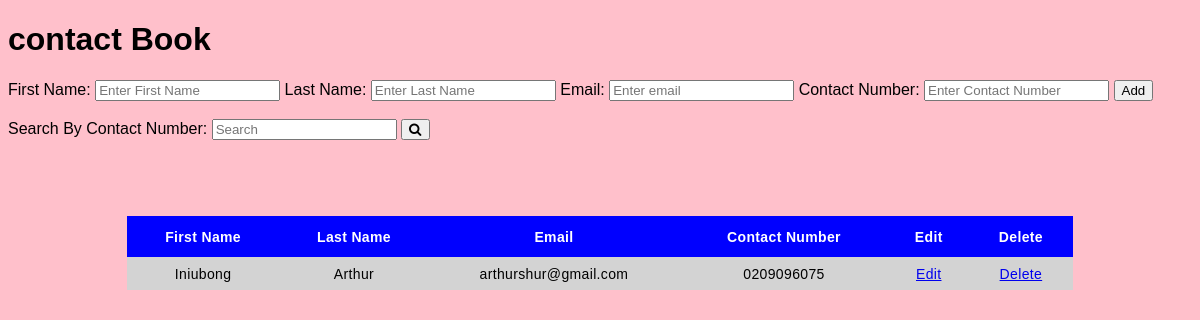
Before: / with the older database file.
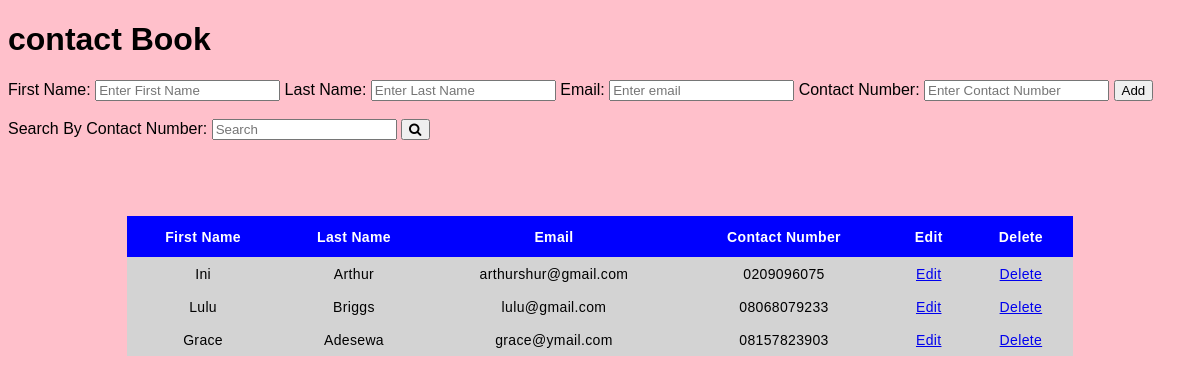
After: the same page with the newer database file.
### home/models.py (models this page shows)
class Contact(models.Model):
    first_name = models.CharField(max_length=120)
    last_name = models.CharField(max_length=120)
    email = models.EmailField()
    contact_number = models.CharField(max_length=11)

### home/views.py (the view)
# urls.py: path('', views.saveinfo, name='saveinfo'),
def saveinfo(request):
    if request.method == "POST":
        first_name = request.POST.get('first_name')
        last_name = request.POST.get('last_name')
        email = request.POST.get('email')
        contact_number = request.POST.get('phone')
        Contact.objects.create(first_name= first_name, last_name=last_name, email=email, contact_number=contact_number)
    data = Contact.objects.all()
    print(data)
    return render(request, "index.html", {'Data': data})

### home/templates/index.html (shortened to what this page needs)
<!DOCTYPE html>
<html lang="en">
<head>
    <link rel="stylesheet" href="https://cdnjs.cloudflare.com/ajax/libs/font-awesome/4.7.0/css/font-awesome.min.css">
</head>
<body>
    <h1>contact Book</h1>
    <form acton="{% url 'saveinfo' %}" class="form-inline" method="post">
        <label for="firstname">First Name:</label>
        <input type="text" id="firstname" placeholder="Enter First Name" name="first_name" required>
        <label for="lastname">Last Name:</label>
        <input type="text" id="lastname" placeholder="Enter Last Name" name="last_name" required>
        <label for="email">Email:</label>
        <input type="email" id="email" placeholder="Enter email" name="email" required>
        <label for="phone">Contact Number:</label>
        <input type="phone" id="phone" name="phone" placeholder="Enter Contact Number" name="contact_number" required>
        <button type="submit">Add</button>
    </form>
    <br>
    <form method="get" action="/search">
        <label for="search">Search By Contact Number:</label>
        <input type="phone" id="query1" placeholder="Search " name="query1">
        <button type="submit"><i class="fa fa-search"></i></button>
    </form>
    <br>
    <div class="table-container">
        <br>
        <table class="table" id="dataTable" width="100%" cellspacing="0">
            <thead>
                <tr>
                    <th>First Name</th>
                    <th>Last Name</th>
                    <th>Email</th>
                    <th>Contact Number</th>
                    <th>Edit</th>
                    <th>Delete</th>
                </tr>
            </thead>
            {% for info in Data %}
            <tr>
                <td data-label="Name">{{ info.first_name}}</td>
                <td data-label="Name">{{ info.last_name }}</td>
                <td data-label="Email">{{ info.email }}</td>
                <td data-label="ContactNumber">{{ info.contact_number }}</td>
                <td><a href="{% url 'edit' info.id %}" class=" btn btn-success ">Edit</a></td>
                <td><a href="{% url 'delete' info.id %}" class=" btn btn-danger ">Delete</a></td>
            </tr>
            {% endfor %}
        </table>
    </div>
</body>
</html>

### home/templates/index.html (style rules this page uses)
body { background-color: #ffc0cb; font-family: sans-serif; }
.table-container { padding: 0 10%; margin: 40px auto 0; }
.table { width: 100%; border-collapse: collapse; }
.table thead { background-color: #0000ff; }
.table thead tr th { font-size: 14px; font-weight: 600; letter-spacing: 0.35px; color: #ffffff; opacity: 1; padding: 12px; vertical-align: top; border: 1px solid #0000; }
.table tbody tr td { font-size: 14px; letter-spacing: 0.35px; font-weight: normal; background-color: lightgray; padding: 8px; text-align: center; border: 1px solid #0000; }

Changed rows visible on the page:
changed Contact "Arthur": first_name "Iniubong" → "Ini"
added Contact: first_name "Lulu", last_name "Briggs", email "lulu@gmail.com", contact_number "08068079233"
added Contact: first_name "Grace", last_name "Adesewa", email "grace@ymail.com", contact_number "08157823903"
